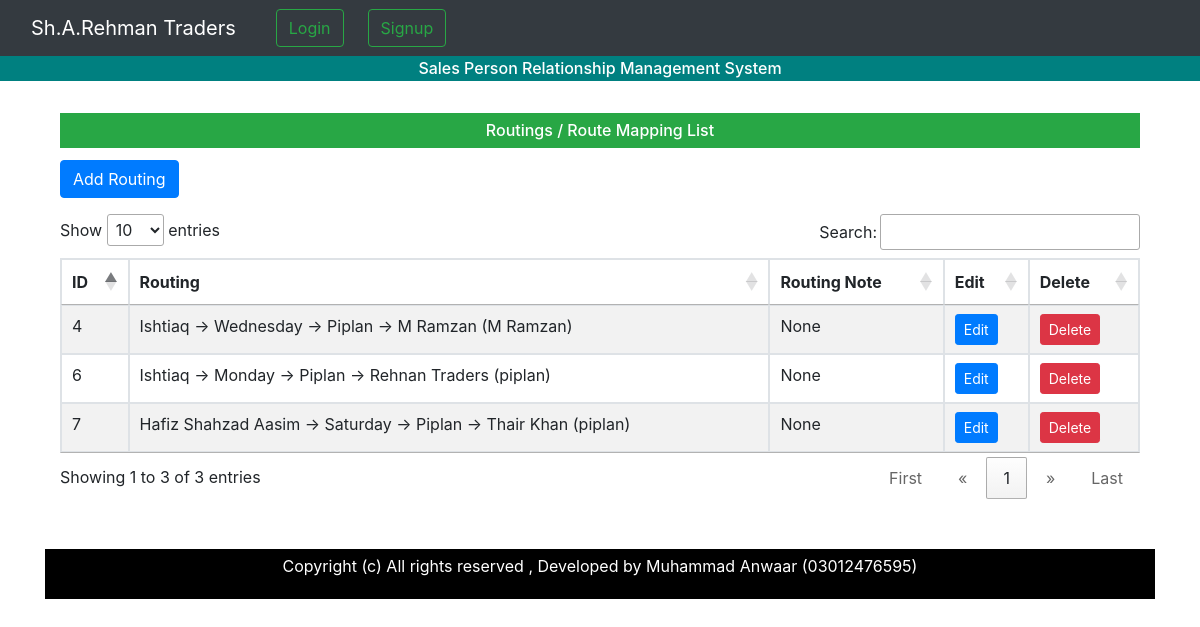
Screenshot of /myapp/routings/ with the database file from the repository.
### myapp/models.py (models this page shows, shortened)
class Routing(models.Model):
    day = models.ForeignKey(DaysEntry, on_delete=models.CASCADE)
    sales_person = models.ForeignKey(SalesPerson, on_delete=models.CASCADE)
    route = models.ForeignKey(Route, on_delete=models.CASCADE)
    shop = models.ForeignKey(Shop, on_delete=models.CASCADE)
    routing= models.CharField(max_length=255, unique=True, editable=False,default="")
    routing_note= models.CharField(max_length=255, null=True,blank=True)

### myapp/views.py (the view)
# urls.py: path('routings/', views.routing_list, name='routing_list'),
def routing_list(request):
    routings = Routing.objects.all().order_by('-id')
    return render(request, 'myapp/routing/routing_list.html', {'routings': routings})

### templates/myapp/routing/routing_list.html (shortened to what this page needs)
{% extends 'base.html' %}
{% block content %}
<div class="container mt-4">
    <h6 class="card-title bg-success text-white center text-center py-2">Routings / Route Mapping List </h6>
    <a href="{% url 'add_routing' %}" class="btn btn-primary mb-3">Add Routing</a>
    <div class="table-responsive">
    <table id="routing-table" class="table table-bordered table-striped">
        <thead>
            <tr>
                <th>ID</th>
                <th>Routing</th>
                <th>Routing Note</th>
                <th>Edit</th>
                <th>Delete</th>
            </tr>
        </thead>
        <tbody>
            {% for routing in routings  %}
            <tr>
                <td>{{routing.id}}</td>
                <td>{{routing.routing}}</td>
                <td>{{routing.routing_note}}</td>
                <td><a href="{% url 'edit_routing' routing.id %}" class="btn btn-sm btn-primary">Edit</a></td>
                <td><a href="{% url 'delete_routing' routing.id %}" class="btn btn-sm btn-danger">Delete</a></td>
            </tr>
            {% endfor %}
        </tbody>
    </table>
</div>
{% endblock %}

### rows the page displays
Routing: id "7", routing "Hafiz Shahzad Aasim -> Saturday -> Piplan -> Thair Khan (piplan)", routing_note "None"
Routing: id "6", routing "Ishtiaq -> Monday -> Piplan -> Rehnan Traders (piplan)", routing_note "None"
Routing: id "4", routing "Ishtiaq -> Wednesday -> Piplan -> M Ramzan (M Ramzan)", routing_note "None"
